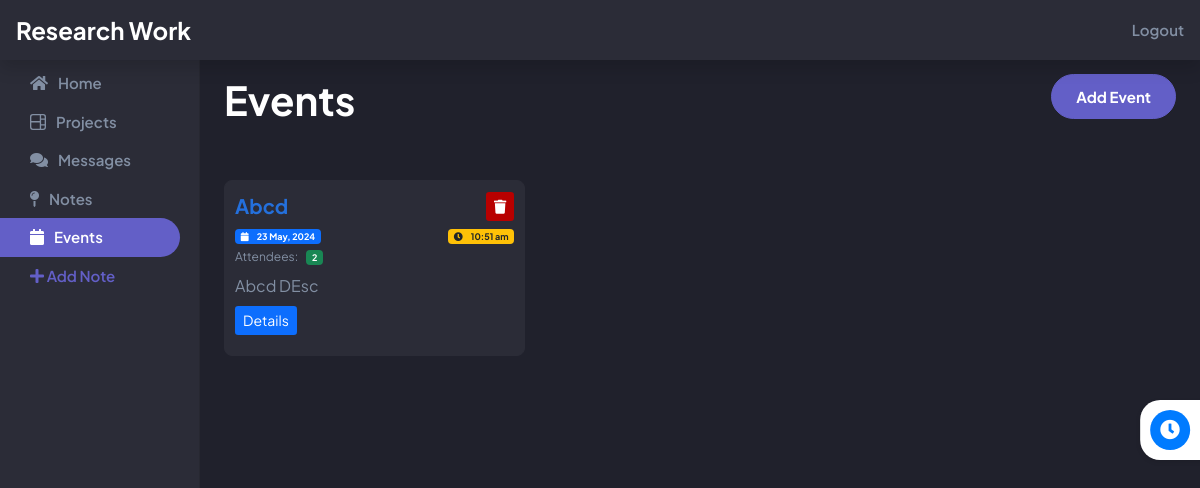
The app's page /events.php (signed in) with its own data.
### tables this page shows
CREATE TABLE `events` (
  `event_id` int NOT NULL,
  `event_title` varchar(255) NOT NULL,
  `event_description` text,
  `event_date` date NOT NULL,
  `event_time` time NOT NULL,
  `created_at` timestamp NULL DEFAULT CURRENT_TIMESTAMP,
  `updated_at` timestamp NULL DEFAULT CURRENT_TIMESTAMP ON UPDATE CURRENT_TIMESTAMP
);

### functions.php (called while the page is built, shortened)
<?php
function isAdmin()
{
    return isset($_SESSION['role']) && $_SESSION['role'] == 'admin';
}
function getAllEvents()
{
    global $conn;
    $query = "
        SELECT e.*, COUNT(a.attendee_id) AS num_attendees
        FROM events e
        LEFT JOIN attendees a ON e.event_id = a.event_id
        GROUP BY e.event_id
        ORDER BY e.event_id DESC
    ";
    $stmt = $conn->prepare($query);
    $stmt->execute();
    $result = $stmt->get_result();
    $events = array();
    while ($row = $result->fetch_assoc()) {
        $events[] = $row;
    }
    return $events;
}

### events.php (the view, shortened to what this page needs)
<?php
require_once './db_conn.php';
require './functions.php';
?>
<!doctype html>
<html lang="en">
    <head>
        <link rel="stylesheet" href="./assets/css/bootstrap.min.css">
        <link rel="stylesheet" href="./assets/fontawesome/css/all.css">
        <link rel="stylesheet" href="./assets/css/style.css">
    </head>
    <body>
        <?php include './header.php'; ?>
        <div class="container-fluid">
            <div class="row">
                <?php include './sidebar.php'; ?>
                <main class="col-md-9 ms-sm-auto col-lg-10 px-md-4">
                    <div class="d-flex align-items-center justify-content-between">
                        <h1 class="section-title pt-3 fw-bold text-center text-white">Events</h1>
                        <button class="btn" data-bs-toggle="modal" data-bs-target="#addEventModal">Add Event</button>
                    </div>
                    <div class="row py-5">
                        <?php
                        $events = getAllEvents();
                        if (!empty($events)) {
                            foreach ($events as $event) {
                                ?>
                                <div class="col-md-4">
                                    <div class="note h-100">
                                        <div class="d-flex align-items-center justify-content-between mb-2">
                                            <span class="note-title">
                                                <?php echo $event['event_title']; ?>
                                            </span>
                                            <?php
                                            if (isAdmin()) {
                                                ?>
                                                <a href="?delete_event=<?php echo $event['event_id']; ?>"
                                                    class="bg-transparent px-2 py-1 btn-danger btn-sm"><i
                                                        class="fa fa-trash"></i></a>
                                                <?php
                                            }
                                            ?>
                                        </div>
                                        <div class="d-flex align-items-center event_date_time justify-content-between">
                                            <span class="d-flex align-items-center gap-2 badge bg-primary"><i
                                                    class="fa fa-calendar"></i><span><?php echo date('d M, Y', strtotime($event['event_date'])); ?></span></span>
                                            <span class="d-flex align-items-center gap-2 badge bg-warning text-dark"><i
                                                    class="fa fa-clock"></i><span><?php echo date('h:i a', strtotime($event['event_time'])); ?></span></span>
                                        </div>
                                        <span class="event_date_time d-flex align-items-center gap-2 mt-1">
                                            <span>Attendees: </span> <span
                                                class="badge bg-success"><?php echo $event['num_attendees']; ?></span>
                                        </span>
                                        <p class="note-description mb-0 mt-2">
                                            <?php
                                            if (strlen($event['event_description']) > 50) {
                                                $shortContent = substr($event['event_description'], 0, 50);
                                                echo '<span class="pe-2">' . $shortContent . '...</span>' . ' <a href="#" class="text-white" onclick="openContentModal(`' . htmlspecialchars(nl2br($event['event_description'])) . '`)">Read more</a>';
                                            } else {
                                                echo $event['event_description'];
                                            }
                                            ?>
                                        </p>
                                        <a href="eventDetails.php?event_id=<?php echo $event['event_id']; ?>"
                                            class="border-0 text-decoration-none px-2 py-1 btn-primary btn-sm mt-2 d-inline-block">Details</a>
                                    </div>
                                </div>
                                <?php
                            }
                        }
                        ?>
                    </div>
                </main>
            </div>
        </div>
        <?php
        include './essentials.php';
            ?>
    </body>
</html>

### assets/css/style.css (style rules this page uses)
:root { --light-dark: #2b2c37; --dark: #20212C; --grey: #828FA3; --purple: #635FC7; --purple-hover: #a8a4ff; }
body { font-family: 'Plus Jakarta Sans', sans-serif; background-color: var(--dark); }
main { color: var(--grey); }
.btn { background-color: var(--purple) !important; border-color: var(--purple) !important; color: #fff; font-weight: 700; display: flex; font-size: 15px !important; align-items: center; justify-content: center; gap: 5px; padding: 14px 24px; border-radius: 999px !important; line-height: 100%; }
.btn-danger { border-color: #b80000 !important; background-color: #b80000 !important; }
.task,.note { background-color: var(--light-dark); padding: 10px; border-radius: 8px; border: 1px solid #2b2c37; cursor: pointer; margin-bottom: 10px; }
.task:hover,.note:hover .task-title,.note-title { color: #2470dc; }
.task-title,.note-title { font-size: 20px; font-weight: 700; transition: 0.3s ease-in-out; }
.event_date_time { font-size: 12px; }

### records on screen
events: event_title "Abcd", event_date "23 May, 2024", event_time "10:51 am", num_attendees "2", event_description "Abcd DEsc"
